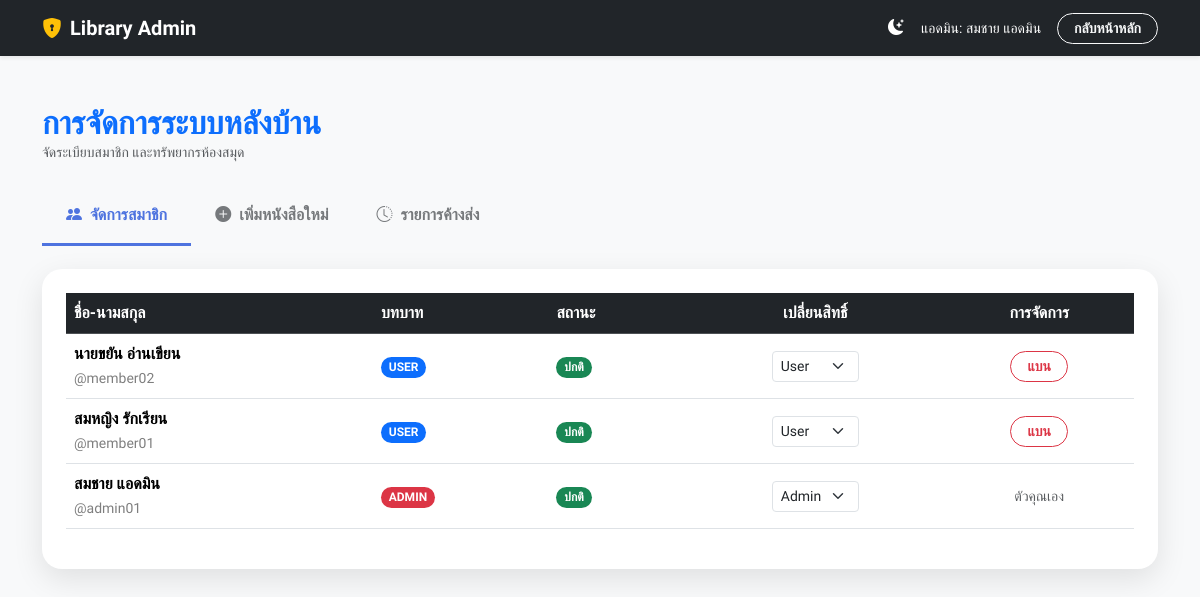
Page /admin_dashboard.php (signed in) on the committed database.
### tables this page shows
CREATE TABLE users (
    user_id INT(11) AUTO_INCREMENT PRIMARY KEY,
    username VARCHAR(50) NOT NULL,
    password VARCHAR(255) NOT NULL,
    fullname VARCHAR(100) NOT NULL,
    role ENUM('admin', 'member') DEFAULT 'member'
);

### admin_dashboard.php (the view, shortened to what this page needs)
<?php
include('config/db.php');
$sql_members = "SELECT user_id, username, fullname, role, status FROM users ORDER BY user_id DESC";
$res_members = mysqli_query($conn, $sql_members);
?>
<!DOCTYPE html>
<html lang="th" data-bs-theme="light">
<head>
    <link href="https://cdn.jsdelivr.net/npm/bootstrap@5.3.3/dist/css/bootstrap.min.css" rel="stylesheet">
    <link rel="stylesheet" href="https://cdn.jsdelivr.net/npm/bootstrap-icons@1.11.3/font/bootstrap-icons.min.css">
</head>
<body>
<nav class="navbar navbar-expand-lg navbar-dark sticky-top shadow-sm">
  <div class="container">
    <a class="navbar-brand fw-bold" href="index.php">
        <i class="bi bi-shield-lock-fill me-2 text-warning"></i>Library Admin
    </a>
    <div class="ms-auto d-flex align-items-center">
        <button class="btn btn-link text-white me-3 p-0" id="themeToggle" type="button">
            <i class="bi bi-moon-stars-fill" id="themeIcon"></i>
        </button>
        <span class="text-white me-3 d-none d-md-inline small">แอดมิน: <?php echo htmlspecialchars($_SESSION['fullname']); ?></span>
        <a href="index.php" class="btn btn-outline-light btn-sm rounded-pill px-3 fw-bold">กลับหน้าหลัก</a>
    </div>
  </div>
</nav>
<div class="container mt-5 mb-5">
    <div class="mb-4">
        <h2 class="fw-bold m-0 text-primary">การจัดการระบบหลังบ้าน</h2>
        <p class="text-muted small">จัดระเบียบสมาชิก และทรัพยากรห้องสมุด</p>
    </div>
    <ul class="nav nav-tabs mb-4 border-0" id="adminTab" role="tablist">
        <li class="nav-item">
            <button class="nav-link active px-4 py-3" data-bs-toggle="tab" data-bs-target="#members" type="button">
                <i class="bi bi-people-fill me-2"></i>จัดการสมาชิก
            </button>
        </li>
        <li class="nav-item">
            <button class="nav-link px-4 py-3" data-bs-toggle="tab" data-bs-target="#addbook" type="button">
                <i class="bi bi-plus-circle-fill me-2"></i>เพิ่มหนังสือใหม่
            </button>
        </li>
        <li class="nav-item">
            <button class="nav-link px-4 py-3" data-bs-toggle="tab" data-bs-target="#borrowed" type="button">
                <i class="bi bi-clock-history me-2"></i>รายการค้างส่ง
            </button>
        </li>
    </ul>
    <div class="tab-content">
        <div class="tab-pane fade show active" id="members" role="tabpanel">
            <div class="card admin-card p-4">
                <div class="table-responsive">
                    <table class="table table-hover align-middle">
                        <thead class="table-dark">
                            <tr>
                                <th>ชื่อ-นามสกุล</th>
                                <th>บทบาท</th>
                                <th>สถานะ</th>
                                <th class="text-center">เปลี่ยนสิทธิ์</th>
                                <th class="text-center">การจัดการ</th>
                            </tr>
                        </thead>
                        <tbody>
                            <?php while($user = mysqli_fetch_assoc($res_members)) {
                                $is_banned = ($user['status'] == 'banned');
                            ?>
                            <tr>
                                <td>
                                    <div class="fw-bold"><?php echo htmlspecialchars($user['fullname']); ?></div>
                                    <small class="opacity-50">@<?php echo htmlspecialchars($user['username']); ?></small>
                                </td>
                                <td>
                                    <span class="badge rounded-pill <?php echo ($user['role'] == 'admin') ? 'bg-danger' : 'bg-primary'; ?>">
                                        <?php echo strtoupper($user['role']); ?>
                                    </span>
                                </td>
                                <td>
                                    <span class="badge rounded-pill <?php echo $is_banned ? 'bg-secondary' : 'bg-success'; ?>">
                                        <?php echo $is_banned ? 'ถูกระงับ' : 'ปกติ'; ?>
                                    </span>
                                </td>
                                <td class="text-center">
                                    <form action="manage_user_action.php" method="POST" class="d-inline">
                                        <select name="new_role" class="form-select form-select-sm d-inline-block w-auto"
                                                onchange="confirmRoleChange(this, '<?php echo $user['fullname']; ?>', '<?php echo $user['role']; ?>')">
                                            <option value="user" <?php if($user['role'] == 'user') echo 'selected'; ?>>User</option>
                                            <option value="admin" <?php if($user['role'] == 'admin') echo 'selected'; ?>>Admin</option>
                                        </select>
                                    </form>
                                </td>
                                <td class="text-center">
                                    <?php if($user['user_id'] != $_SESSION['user_id']) { ?>
                                        <a href="manage_user_action.php?id=<?php echo $user['user_id']; ?>&action=toggle_status&status=<?php echo $user['status']; ?>"
                                           class="btn btn-sm <?php echo $is_banned ? 'btn-outline-success' : 'btn-outline-danger'; ?> fw-bold rounded-pill px-3"
                                           onclick="return confirm('ยืนยันการเปลี่ยนสถานะสมาชิก?')">
                                            <?php echo $is_banned ? 'ปลดแบน' : 'แบน'; ?>
                                        </a>
                                    <?php } else { ?>
                                        <span class="text-muted small">ตัวคุณเอง</span>
                                    <?php } ?>
                                </td>
                            </tr>
                            <?php } ?>
                        </tbody>
                    </table>
                </div>
            </div>
        </div>
    </div>
</div>
</body>
</html>

### admin_dashboard.php (style rules this page uses)
[data-bs-theme="light"] { --bg-page: #f8f9fa; --bg-card: #ffffff; --text-color: #212529; --input-bg: #ffffff; --input-border: #dee2e6; }
body { background-color: var(--bg-page) !important; color: var(--text-color) !important; font-family: 'Sarabun', sans-serif; transition: all 0.3s ease; min-height: 100vh; }
.navbar { background-color: #212529 !important; }
.admin-card { background-color: var(--bg-card) !important; border-radius: 20px; border: none; box-shadow: 0 10px 30px rgba(0,0,0,0.1) !important; }
.nav-tabs .nav-link { color: var(--text-color); font-weight: 600; border: none; opacity: 0.6; }
.nav-tabs .nav-link.active { color: #4e73df !important; background: transparent !important; border-bottom: 3px solid #4e73df !important; opacity: 1; }
.table { color: var(--text-color) !important; }
.form-control, .form-select { background-color: var(--input-bg) !important; color: var(--text-color) !important; border-color: var(--input-border) !important; }

### rows in the picture
users: fullname "นายขยัน อ่านเขียน", username "member02", role "USER", status "ปกติ", new_role "User"
users: fullname "สมหญิง รักเรียน", username "member01", role "USER", status "ปกติ", new_role "User"
users: fullname "สมชาย แอดมิน", username "admin01", role "ADMIN", status "ปกติ", new_role "Admin", shows "ตัวคุณเอง"

### other values in the picture
$_SESSION['fullname'] "สมชาย แอดมิน"
